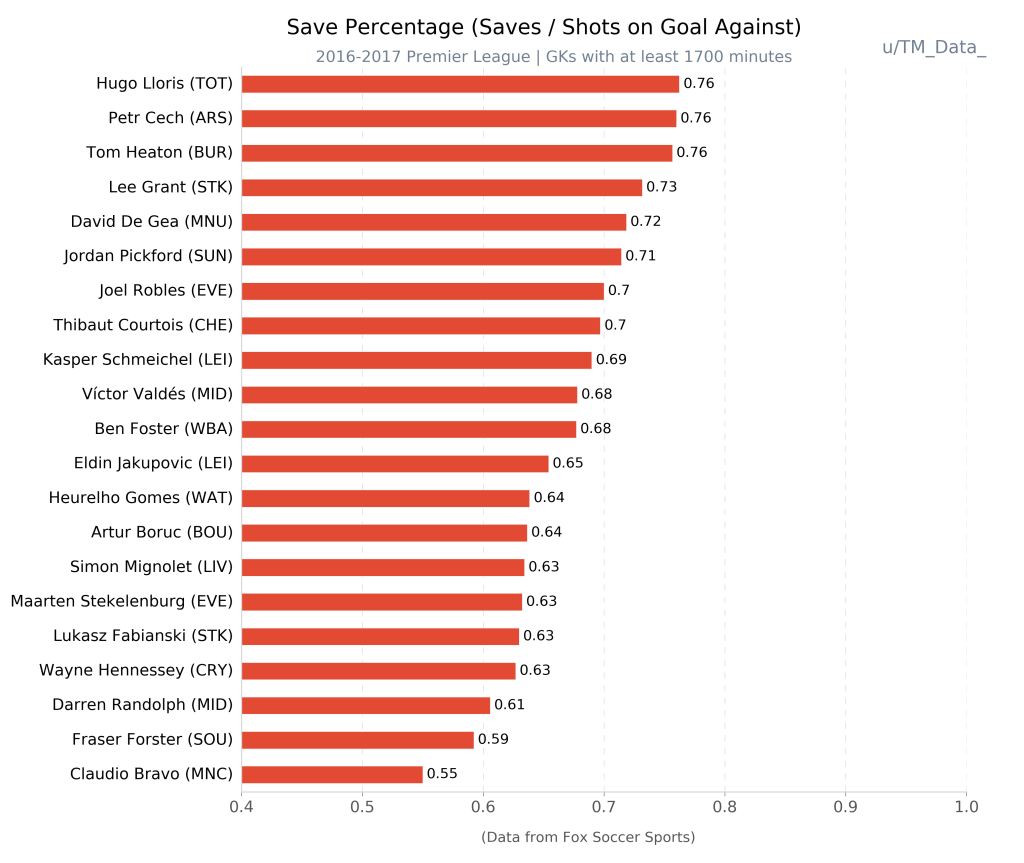

This chart was generated by the following Python code:
import requests as req
from bs4 import BeautifulSoup as bs 
import pandas as pd 
import numpy as np 
import pprint as pp
from matplotlib import pyplot as plt
from pandtest import simpleGraph
import  os

if not os.path.exists('keepers.csv'):
	from goat import get_fox_table
	keepers_df = get_fox_table('2017','PL','GOALKEEPING')
	keepers_df.to_csv('keepers.csv',index = False,encoding = 'utf-8')
else:
	keepers_df = pd.read_csv('keepers.csv',header = 0, encoding = 'utf-8')

keepers_df['Save%'] = keepers_df['Saves'].astype(int)/keepers_df['Shots on Goal Against'].astype(int)
keepers_df['SavetoGA'] = keepers_df['Saves'].astype(int)/keepers_df['Goals Allowed'].astype(int)
keepers_df['SavesP90'] = keepers_df['Saves'].astype(int)*90/keepers_df['Minutes Played'].astype(int)

keepers_df['MinutesPStart'] = keepers_df['Minutes Played'].astype(int)/keepers_df['Games Started'].astype(int)

keepers_df.sort_values(['Save%'],inplace=True)
print(keepers_df[['Name','Save%']])


fig, ax = plt.subplots(1,1 ,figsize=(16,12))
plt.subplots_adjust(left = .2, right = .8)


p1 = keepers_df[['Name','Save%','SavetoGA','Saves','SavesP90','MinutesPStart','Team','Minutes Played']]
p1 = p1[p1['Minutes Played'] > 1700]

p1.sort_values(['Save%'],inplace=True)

x_data =  p1['Save%'].as_matrix()

p1.plot.barh(y='Save%',use_index = True, ax = ax,legend=False)
x_ticks = range(len(x_data))

#print(p1)
p1.Name = p1.Name + ' (' + p1.Team + ')' 
title = '   Save Percentage (Saves / Shots on Goal Against)                           '
simpleGraph(ax, 
			title ='\n      '+ title,
			subtitle = '2016-2017 Premier League | GKs with at least 1700 minutes                    ',
			kind = 'barh',
			x_data = x_data,
			y_data = x_ticks,
			tick_str= p1.Name,
			xlims=[0.4,1],
			ylabel = '',
			xlabel = '(Data from Fox Soccer Sports)       ',)
plt.text(.93, max(x_ticks)*1.045, 'u/TM_Data_ ', fontsize = 17,color = '#708090')
'''
p1.sort_values(['Saves'],inplace=True)
x_data =  keepers_df.iloc[1:10,:]['Save%'].as_matrix()
p1.plot.scatter(x='Save%',y='SavetoGA', ax = axs[1])

title = 'Saves Percentage'
simpleGraph(axs[1], 
			kind = 'scatter',
			subtitle= '{} \n {}'.format(title,'Premier League | 2016/2017'),
			x_data = x_data,
			y_data = p1.SavetoGA[1:10],
			tick_str= p1.Name,
			xlabel = 'Saves',
			)



#keepers_df.sort('Save%',inplace=True)
'''
fig.savefig('keepers.png', format = 'png', dpi= 300)
plt.show()
